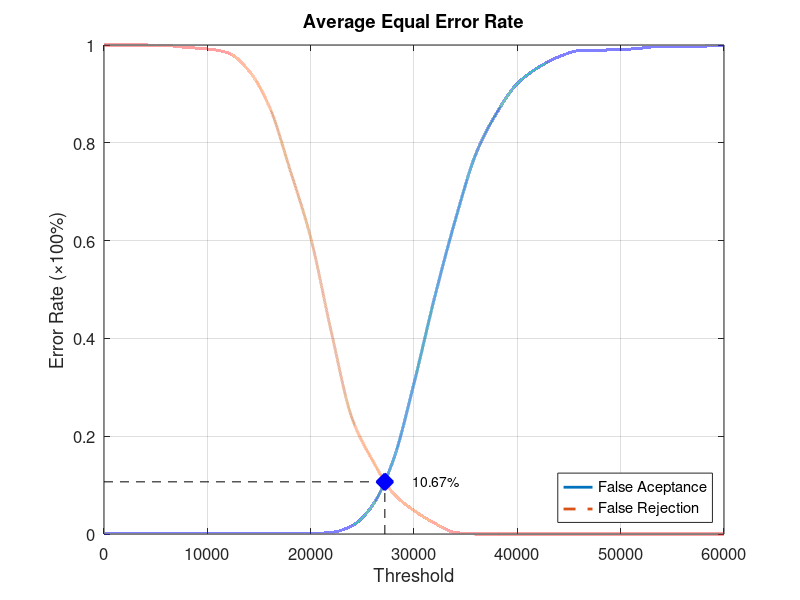
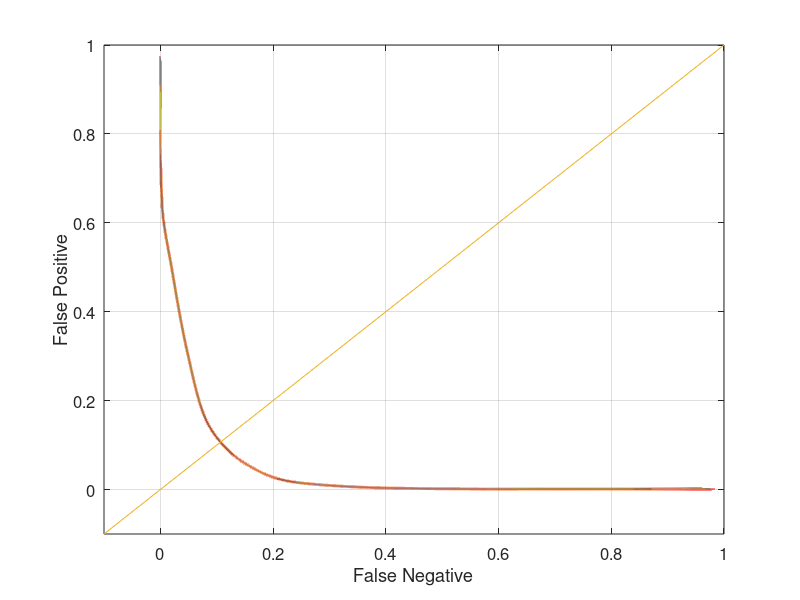

These figures' MATLAB source, in order:
function yEER = Database1Average
close all;
clear;
clc;
x = 0:2000:60000;
xq = 0:0.5:60000;

y0 = [0 0.00105263 0.00105263 0.00105263 0.00105263 0.00105263 0.00105263 0.00105263 0.00105263 0.00105263 0.00105263 0.0031579 0.0168421 0.0589474 0.151579 0.308421 0.484211 0.642105 0.777895 0.861053 0.921053 0.953684 0.975789 0.988421 0.989474 0.990526 0.993684 0.997895 0.997895 0.997895 1];
yy0 = interp1(x, y0, xq, 'pchip');
y1 = [1 1 1 0.999 0.995 0.992 0.984 0.948 0.874 0.745 0.606 0.413 0.237 0.15 0.083 0.048 0.022 0.003 0 0 0 0 0 0 0 0 0 0 0 0 0];
yy1 = interp1(x, y1, xq, 'pchip');

% Calculating EER: 
y2 = abs(y0 - y1);
find(y2 == min(y2))
yy2 = abs(yy0 - yy1);
xEER = find(yy2 == min(yy2));
xEERIndex = xq(xEER) % X-axis EER
yEER = yy0(xEER) % Y-axis EER

main = figure
plot(xq, yy0,'-','LineWidth', 2);	hold on
plot(xq, yy1,'--','LineWidth', 2);	hold on
plot([xEERIndex xEERIndex], [0 yEER], 'k--');	hold on
plot([0 xEERIndex], [yEER yEER], 'k--');	hold on
plot(xEERIndex, yEER, 'bx', 'LineWidth', 10);	hold on
text(xEERIndex + 10 * xEERIndex / 100, yEER, [num2str(round((10000 * yEER)) / 100) '%'])
legend('False Aceptance', 'False Rejection', 'Location', 'SouthEast')
xlabel('Threshold')
ylabel('Error Rate (\times100%)')
title('Average Equal Error Rate')
set(gca, 'FontSize', 12)
axis([0 60000 0 1])
grid on

print(main, 'Database1AverageMain', '-dpng');
FNRxFPR = figure('Color', [1 1 1]);
plot(yy1, yy0, '-', yy1, yy0, 'LineWidth', 2);
hold on
y = -0.1:0.1:1
plot(y, y); 
set(gca, 'FontSize', 12)
xlabel('False Negative')
ylabel('False Positive')
axis([-0.1 1 -0.1 1])
set(gca, 'FontSize', 12)
grid on

print(FNRxFPR, 'Database1AverageFNRxFPR','-dpng');
end
